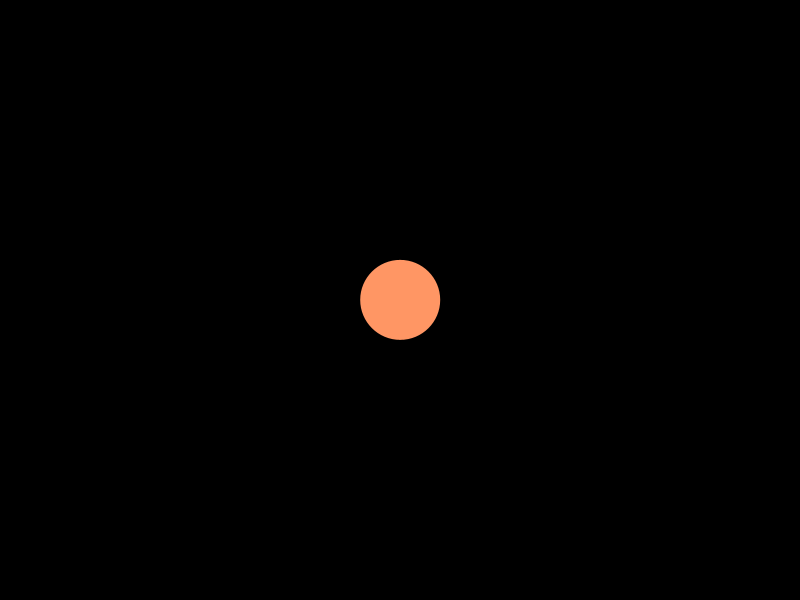
Frame 1 (no input)
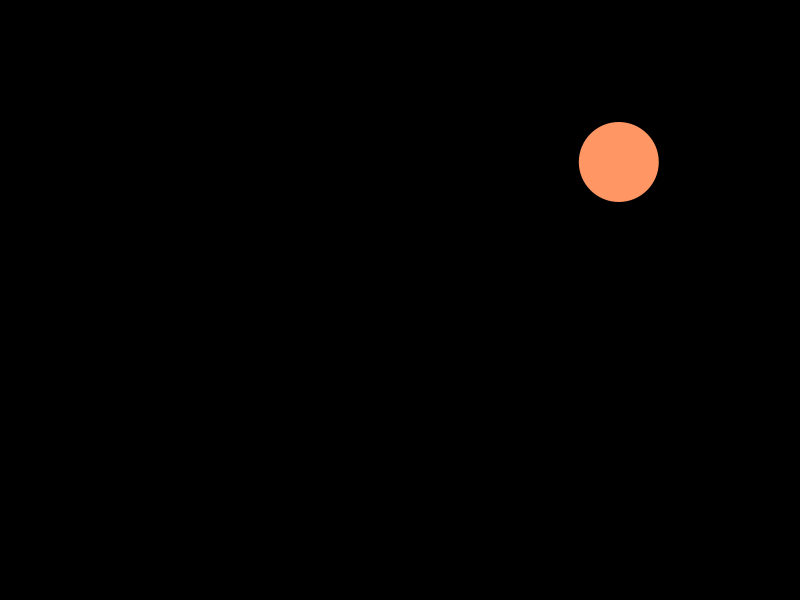
Frame 60 (the mouse pressed at the canvas centre just before this capture)
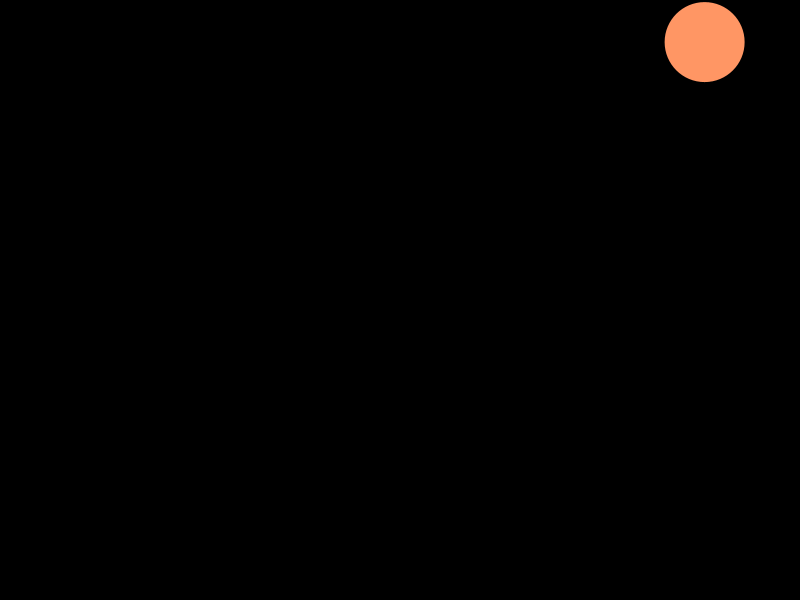
Frame 120 (the mouse held since frame 60 and released just before this capture)

The Processing sketch that drew these frames (run headless with seeded random() and noise(); from frame 60 on, the mouse is pressed at the canvas centre):

// Processing sketch: processing_103730
// ── processing_103730.pde

Game game;

void setup() {
  size(800, 600);
  game = new Game();
  game.setScreen(new BallScreen(game));
}

void draw() {
  game.drawGame();
}

void keyPressed() {
  if(game.getScreen() instanceof BallScreen) {
    if(key == 'a' || key == 'A') {
      game.setScreen(new RainScreen(game));
    }
  } else if (game.getScreen() instanceof RainScreen) {
    if(key == 'a' || key == 'A') {
      game.setScreen(new BallScreen(game));
    }
  }
}
public class BallScreen extends Screen {
  private static final int BALL_RADIUS = 40;
  
  PVector position;
  PVector velocity;
  
  public BallScreen(Game game) {
    super(game);
    position = new PVector(width / 2, height / 2);
    
    int xDir = ((int)random(2) > 0) ?  1 : -1;
    int yDir = ((int)random(2) > 0) ?  1 : -1;
    
    velocity = new PVector((int)random(100, 200) * xDir, (int)random(100, 200) * yDir, 0);
    
    fill(255, 150, 100);
    noStroke();
  }
  
  public void update(float delta) {
    position.add(PVector.mult(velocity, delta));
    
    if(position.x > width - BALL_RADIUS) {
      position.x = width - BALL_RADIUS;
      velocity.x *= -1;
    }
    if(position.x < BALL_RADIUS) {
      position.x = BALL_RADIUS;
      velocity.x *= -1;
    }
    if(position.y > height - BALL_RADIUS) {
      position.y = height - BALL_RADIUS;
      velocity.y *= -1;
    }
    if(position.y < BALL_RADIUS) {
      position.y = BALL_RADIUS;
      velocity.y *= -1;
    }
  }
  
  public void present() {
    background(0);
    ellipse(position.x, position.y, BALL_RADIUS * 2, BALL_RADIUS * 2);
  }
}
public class Game {
  private Screen screen;
  private long startTime;
  
  public Game() {
    startTime = millis();
  }
  
  public void drawGame() {
    float delta = (millis() - startTime) / 1000.0f;
    startTime = millis();
    
    update(delta);
    present();
  }
  
  private void update(float delta) {
    if(screen != null) {
      screen.update(delta);
    }
  }
  
  private void present() {
    if(screen != null) {
      screen.present();
    }
  }
  
  public void setScreen(Screen screen) {
    this.screen = screen;
  }
  
  public Screen getScreen() {
    return screen;
  } 
}
public class RainScreen extends Screen {
  ArrayList<Raindrop> raindrops;
  float rainTick = 0;
  
  public RainScreen(Game game) {
    super(game);
    
    raindrops = new ArrayList<Raindrop>();
    
    for(int i = 0; i < 10; i++) {
      raindrops.add(new Raindrop());
    }
    
    fill(100, 100, 255);
    noStroke();
  }
  
  public void update(float delta) {
    rainTick += delta;
    while(rainTick > 0.1f) {
      if(raindrops.size() < 500) {
        for(int i = 0; i < 10; i++) {
          raindrops.add(new Raindrop());
        }
      }
      rainTick -= 0.1f;
    }
    
    for(Raindrop raindrop : raindrops) {
      raindrop.update(delta);
      if(raindrop.position.y - raindrop.thisWidth / 2 > height) { 
        raindrop.reset();
      }
    }
  }
  
  public void present() {
    background(0);
    for(Raindrop raindrop : raindrops) {
      ellipse(raindrop.position.x, raindrop.position.y, raindrop.thisWidth, raindrop.thisHeight);
    }
  }
}
public class Raindrop {
  public PVector position;
  public PVector velocity;
  public int thisWidth, thisHeight;
  
  public Raindrop() {
    int randomNum = (int) random(10);
    thisWidth = randomNum + 6;
    thisHeight = (int) (thisWidth * 1.3);
    
    position = new PVector(random(width), -thisHeight / 2);
    velocity = new PVector(0, (randomNum + 12) * 12);
  }
  
  public void update(float delta) {
    position.add(PVector.mult(velocity, delta));
  }
  
  public void reset() {
    int randomNum = (int) random(10);
    thisWidth = randomNum + 6;
    thisHeight = (int) (thisWidth * 1.3);
    
    position.set(random(width), -thisHeight / 2);
    velocity.set(0, (randomNum + 12) * 12);
  }
}
public abstract class Screen {
  protected Game game;
  
  public Screen(Game game) {
    this.game = game;
  }
  
  public abstract void update(float delta);
  public abstract void present();
}
